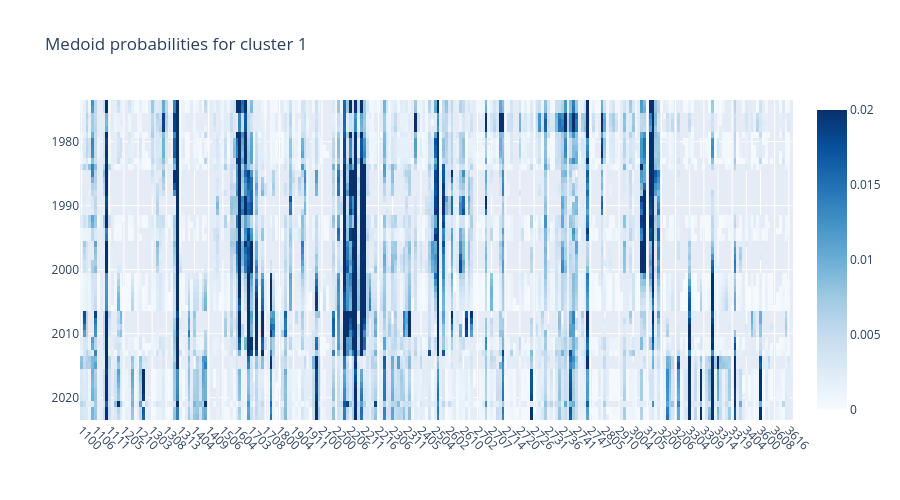

Notebook code cell kept with this figure:
### Code cell
cluster = 1
df = (
    # pd.read_csv(uf.PATH+"df_prob_yearly.csv")
    df_prob_yearly
    # .query("mode == @mode")
    .merge(df_medoids_clean_yearly, left_index=True, right_on=["medoid", "year"], how="right")
    .query("cluster == @cluster")
    .drop(columns=["medoid", "cluster"])
    .set_index("year")
)
uf.plotly_heatmap(
    df,
    x_labels=df.columns,
    y_labels=df.index,
    x_type="subfield",
    title="Medoid probabilities for cluster {}".format(cluster),
    z_min=0, z_max=0.02,
    line_height=10, colorscale="non"
)

### Figure 1 — Plotly figure (JSON) as saved in the notebook; plotly's stock layout.template omitted (floating-point values rounded to 4 significant figures; data arrays with more than 128 entries replaced by an {"elided": "..."} marker saying what was removed)
{"data": [{"colorscale": [[0, "rgb(247,251,255)"], [0.125, "rgb(222,235,247)"], [0.25, "rgb(198,219,239)"], [0.375, "rgb(158,202,225)"], [0.5, "rgb(107,174,214)"], [0.625, "rgb(66,146,198)"], [0.75, "rgb(33,113,181)"], [0.875, "rgb(8,81,156)"], [1, "rgb(8,48,107)"]], "customdata": {"elided": "50x252x2 mixed values"}, "hovertemplate": "<b>X: </b>%{customdata[0]}<br><b>Y: </b>%{customdata[1]}<br><b>Z: </b> %{z:.3f}<br><extra></extra>", "type": "heatmap", "x": {"elided": "252 str values"}, "y": [1974, 1975, 1976, 1977, 1978, 1979, 1980, 1981, 1982, 1983, 1984, 1985, 1986, 1987, 1988, 1989, 1990, 1991, 1992, 1993, 1994, 1995, 1996, 1997, 1998, 1999, 2000, 2001, 2002, 2003, 2004, 2005, 2006, 2007, 2008, 2009, 2010, 2011, 2012, 2013, 2014, 2015, 2016, 2017, 2018, 2019, 2020, 2021, 2022, 2023], "z": {"elided": "50x252 float values"}, "zmax": 0.02, "zmin": 0}], "layout": {"height": 500, "title": {"text": "Medoid probabilities for cluster 1"}, "xaxis": {"automargin": true, "tickangle": 45}, "yaxis": {"automargin": true, "autorange": "reversed"}}}
